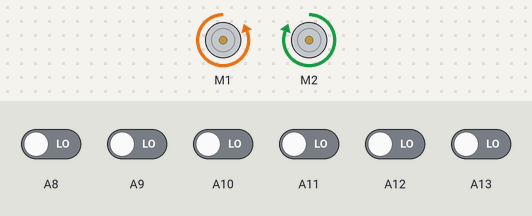
Simulated run of this sketch. Board: Arduino Mega 2560, built with avr-gcc and run on an emulated ATmega2560. Parts: 2 × DC motor (green arrow = forward, orange = backward, longer = faster). The test bench sets the inputs (shaded band); at power-on: A8–13 LOW.

Above: at 1.2 s.
1.3 s: A10 driven HIGH and A11 driven HIGH
At 1.8 s:
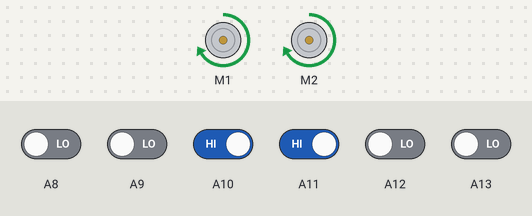
2.8 s: A8 driven HIGH and A9 driven HIGH
At 4.0 s:
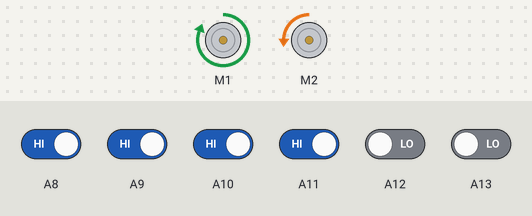
Timing chart, 0 to 5.8 s (numbered marks = the images above; inputs shaded):
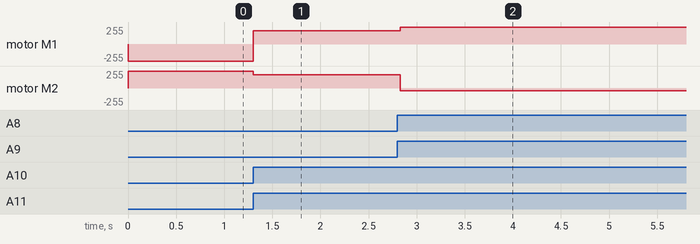

Measured:
- after the input at 1.3 s, motor M1: backward 255/255 → forward 200/255 at once; motor M2: forward 255/255 → forward 200/255 at once
- after the input at 2.8 s, motor M1: forward 200/255 → forward 255/255 at once; motor M2: forward 200/255 → backward 40/255 at once

The sketch:

Round_1.ino
```cpp
#include<AFMotor.h>


int sensor[6]={0, 0, 0, 0, 0, 0};

int b=1;
int w=0;

AF_DCMotor motor1(1);
AF_DCMotor motor2(2);

int error=0;

float kp=10;
int ki=0;
float kd=0;

int tot_error=0;
int del_error;
int last_error=0;

void setup() {
  // put your setup code here, to run once:
Serial.begin(9600);
pinMode(A8, INPUT);
pinMode(A9, INPUT);
pinMode(A10, INPUT);
pinMode(A11, INPUT);
pinMode(A12, INPUT);
pinMode(A13, INPUT);
pinMode(A4, INPUT);
pinMode(A5, INPUT);

}

void loop() {
  // put your main code here, to run repeatedly:
runAll();
}
```

conCheck.ino
```cpp
void conCheck() {
  getVal();
if (sensor[0]==w && sensor[1]==w && sensor[2]==b && sensor[3]==b && sensor[4]==w && sensor[5]==w)                //1
  error=0;
else if (sensor[0]==b && sensor[1]==w && sensor[2]==w && sensor[3]==w && sensor[4]==w && sensor[5]==w)           //2
  error=10;
else if (sensor[0]==w && sensor[1]==w && sensor[2]==w && sensor[3]==w && sensor[4]==w && sensor[5]==b)           //3
  error=-10;
else if (sensor[0]==b && sensor[1]==b && sensor[2]==w && sensor[3]==w && sensor[4]==w && sensor[5]==w)           //4
  error=20;
else if (sensor[0]==w && sensor[1]==b && sensor[2]==b && sensor[3]==w && sensor[4]==w && sensor[5]==w)           //5
  error=40;
else if (sensor[0]==w && sensor[1]==w && sensor[2]==w && sensor[3]==b && sensor[4]==b && sensor[5]==w)           //6
  error=-40;
else if (sensor[0]==w && sensor[1]==w && sensor[2]==w && sensor[3]==w && sensor[4]==b && sensor[5]==b)           //7
  error=-20;
else if (sensor[0]==b && sensor[1]==b && sensor[2]==b && sensor[3]==w && sensor[4]==w && sensor[5]==w)           //8
  error=30;
else if (sensor[0]==w && sensor[1]==w && sensor[2]==w && sensor[3]==b && sensor[4]==b && sensor[5]==b)           //9
  error=-30;
else if (sensor[0]==b && sensor[1]==b && sensor[2]==b && sensor[3]==b && sensor[4]==w && sensor[5]==w)           //10
  error=50;
else if (sensor[0]==w && sensor[1]==w && sensor[2]==b && sensor[3]==b && sensor[4]==b && sensor[5]==b)           //11
  error=-50;
else if (sensor[0]==b && sensor[1]==b && sensor[2]==b && sensor[3]==b && sensor[4]==b && sensor[5]==w)           //12
  error=60;
else if (sensor[0]==w && sensor[1]==b && sensor[2]==b && sensor[3]==b && sensor[4]==b && sensor[5]==b)           //13
  error=-60;
else if (sensor[0]==b && sensor[1]==b && sensor[2]==b && sensor[3]==b && sensor[4]==b && sensor[5]==b)           //14
  error=-55;
else if (sensor[0]==w && sensor[1]==w && sensor[2]==w && sensor[3]==w && sensor[4]==w && sensor[5]==w)           //15
  error=80;
}
```

getVal.ino
```cpp
void getVal() {
  sensor[0]=digitalRead(A13);
  sensor[1]=digitalRead(A12);
  sensor[2]=digitalRead(A11);
  sensor[3]=digitalRead(A10);
  sensor[4]=digitalRead(A9);
  sensor[5]=digitalRead(A8);
}
```

motor_orien.ino
```cpp
void moveForward() {
   // move forward:
  motor1.setSpeed(200);
  motor2.setSpeed(200);
  motor1.run(FORWARD);
  motor2.run(FORWARD);
}

void leftTurn(int lms, int rms) {
  // move left:
  motor1.setSpeed(lms);
  motor2.setSpeed(rms);
  motor1.run(BACKWARD);
  motor2.run(FORWARD);
}

void rightTurn(int lms, int rms)
{
  // move right:
  motor1.setSpeed(lms);
  motor2.setSpeed(rms);
  motor1.run(FORWARD);
  motor2.run(BACKWARD);
}

void stop_bot()
{
  // move backward:
  motor1.setSpeed(0);
  motor2.setSpeed(0);
  motor1.run(FORWARD);
  motor2.run(FORWARD);
}
```

pidVal.ino
```cpp
int pidVal() {

  tot_error = tot_error + error;
  del_error = error - last_error;
  int pid_speed = (kp * error) + (ki * tot_error) + (kd * del_error);
  last_error = error;
  return (pid_speed);
}
```

runAll.ino
```cpp
 void runAll() {
  int left_motor_speed;
  int right_motor_speed;
 conCheck();
 if (error==0)
  moveForward();
 else if (error==10 || error ==20 || error==30 || error==40 || error==60)
 {
  do {
    conCheck();
    left_motor_speed = 127 - pidVal();
    right_motor_speed = 127 + pidVal();
    if (right_motor_speed>255)
      right_motor_speed=255;
    if (left_motor_speed<40)
      left_motor_speed=40;
    leftTurn(left_motor_speed, right_motor_speed);
  }while(error!=0);
 }
 else if (error==-10 || error ==-20 || error==-30 || error==-40 || error==-60)
 {
  do {
    conCheck();
    left_motor_speed = 127 - pidVal();
    right_motor_speed = 127 + pidVal();
    if (left_motor_speed>255)
      left_motor_speed=255;
    if (right_motor_speed<40)
      right_motor_speed=40;
    rightTurn(left_motor_speed, right_motor_speed);
  }while(error!=0);
 }
 else if (error==50)
 {
  delay(30);
  do {
    conCheck();
    left_motor_speed = 127 - pidVal();
    right_motor_speed = 127 + pidVal();
    if (right_motor_speed>255)
      right_motor_speed=255;
    if (left_motor_speed<40)
      left_motor_speed=40;
    leftTurn(left_motor_speed, right_motor_speed);
  }while(error!=0);
 }
 else if (error==-50 || error==-55)
 {
  delay(30);
  do {
    conCheck();
    left_motor_speed = 127 - pidVal();
    right_motor_speed = 127 + pidVal();
    if (left_motor_speed>255)
      left_motor_speed=255;
    if (right_motor_speed<40)
      right_motor_speed=40;
    rightTurn(left_motor_speed, right_motor_speed);
  }while(error!=0);
 }
 else if (error==-55)
 {
  delay(30);
  conCheck();
  if (error==-55)
    {
      delay(10);
      conCheck();
      if (error==-55)
        stop_bot();
    }
  else {
    do {
      conCheck();
      left_motor_speed = 127 - pidVal();
      right_motor_speed = 127 + pidVal();
      if (left_motor_speed>255)
        left_motor_speed=255;
      if (right_motor_speed<40)
        right_motor_speed=40;
        rightTurn(left_motor_speed, right_motor_speed);
    }while(error!=0);
  }
 }
 else if (error==80)
 {
  do {
    conCheck();
    left_motor_speed = 255;
    right_motor_speed = 255;
    leftTurn(left_motor_speed, right_motor_speed);
  }while(error!=0);
 }
}
```
